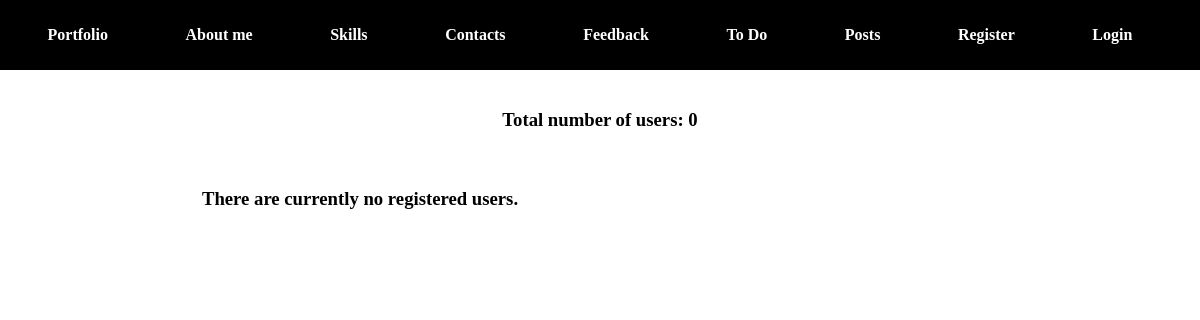
/users, run on an earlier commit of the app's database.
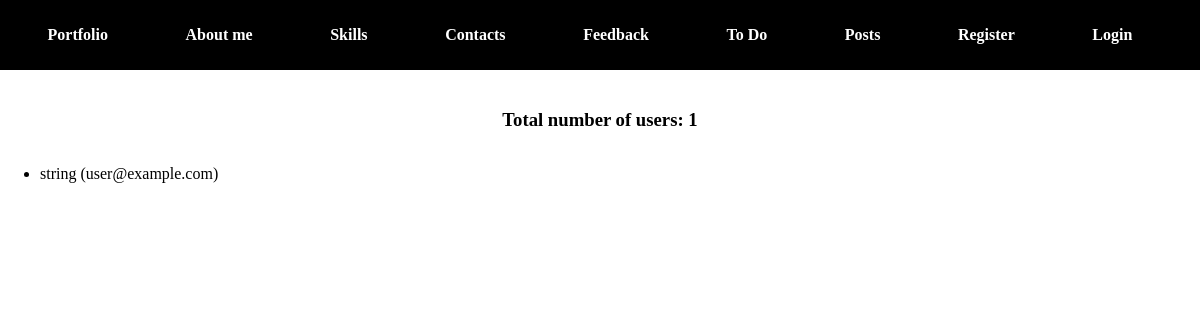
And on a later commit of the database.
### app/auth/models.py (models this page shows, shortened)
class User(db.Model, UserMixin):
    id = db.Column(db.Integer, primary_key=True)
    username = db.Column(db.String(20), unique=True, nullable=False)
    email = db.Column(db.String(120), unique=True, nullable=False)
    image_file = db.Column(db.String(20), nullable=False, default='default.png')
    password_hash = db.Column(db.String(128))
    last_seen = db.Column(db.DateTime, default=datetime.datetime.now)
    about_me = db.Column(db.String(240))
    @property
    def password(self):
        raise AttributeError("password is not a readable attribute")

### app/users/views.py (the view)
@users_blueprint.route('/users')
def users():
    users = User.query.all()
    total_users = len(users)
    return render_template('users.html', users=users, total_users=total_users)

### app/users/templates/users/users.html (shortened to what this page needs)
{% extends "base.html" %}
{% block body %}
<div style="text-align: center; padding-top: 20px;">
    <h3 class="title">Total number of users: {{ total_users }}</h3>
</div>
<div style="max-width: 60%;">
    <div>
        {% if users %}
        <ul>
            {% for user in users %}
                <li>{{ user.username }} ({{ user.email }})</li>
            {% endfor %}
        </ul>
        {% else %}
        <div style="text-align: center; padding-top: 20px;">
            <h3 class="title">There are currently no registered users.</h3>
        </div>
        {% endif %}
    </div>
</div>
{% endblock %}

### app/templates/base.html (shortened to what this page needs)
<!DOCTYPE html>
<html lang="en">
<head>
    {% block css %}
    <link rel="stylesheet" href="{{ url_for('static', filename='css/style.css') }}">
    {% endblock %}
</head>
<body>
{% include "nav.html" %}
    {% block body %}{% endblock %}
</body>
</html>

### app/templates/nav.html
{% if current_user.is_authenticated %}
    {% set menu =  {'About me': url_for('portfolio.about'),
                    'Skills': url_for('portfolio.skill'),
                    'Contacts': url_for('portfolio.contact'),
                    'Feedback': url_for('users.review'),
                    'To Do': url_for('todo.todo'),
                    'Posts': url_for('post.all_posts'),
                    'Dropdown': {
                        'Info': url_for('info.info'),
                        'My profile': url_for('auth.account'),
                        'Create post': url_for('post.create'),
                        'Log out': url_for('auth.logout'),
                    }
                    }
    %}
{% else %}
    {% set menu =  {'About me': url_for('portfolio.about'),
                    'Skills': url_for('portfolio.skill'),
                    'Contacts': url_for('portfolio.contact'),
                    'Feedback': url_for('users.review'),
                    'To Do': url_for('todo.todo'),
                    'Posts': url_for('post.all_posts'),
                    'Register': url_for('auth.register'),
                    'Login': url_for('auth.login'),
                    }
    %}
{% endif %}
<nav>
    <div>
        <ul>
            <li class="nav-item">
               <a href="{{ url_for('portfolio.index') }}" >Portfolio</a>
            </li>
            {% for name, url in menu.items() %}
                    {% if name == 'Dropdown' %}
                        <li style="display: flex; flex-direction: column;">
                            <div class="dropdown-menu" aria-labelledby="navbarDropdownMenuLink">
                                {% for sub_name, sub_url in url.items() %}
                                    {% if sub_name != 'Log out' %}
                                        <a class="dropdown-item" href="{{ sub_url }}">{{ sub_name }}</a>
                                    {% else %}
                                        <form action="{{ sub_url }}" method="post">
                                            <button type="submit" class="dropdown-item" >{{ sub_name }}</button>
                                        </form>
                                    {% endif %}
                                {% endfor %}
                            </div>
                        </li>
                    {% else %}
                    <li class="nav-item">
                        <a href="{{ url }}" class="nav-link">
                            <p>{{ name }}</p>
                        </a>
                    </li>
                {% endif %}
            {% endfor %}
        </ul>
    </div>
</nav>

### app/static/css/style.css (style rules this page uses)
body { margin: 0; height: 100vh; display: flex; flex-direction: column; }
nav { background-color: black; padding: 10px; }
nav ul { display: flex; gap: 20px; justify-content: space-evenly; align-items: center; list-style-type: none; margin: 0; padding: 0; height: 100%; }
nav ul li { display: inline; margin-right: 20px; }
nav a { text-decoration: none; color: white; font-weight: bold; }
body { margin: 0; }

What changed in the data, as far as the page shows it:
added User: username "string", email "user@example.com"
Also different on the page:
{{ total_users }}: "0" → "1"
text no longer shown: "There are currently no registered users."
